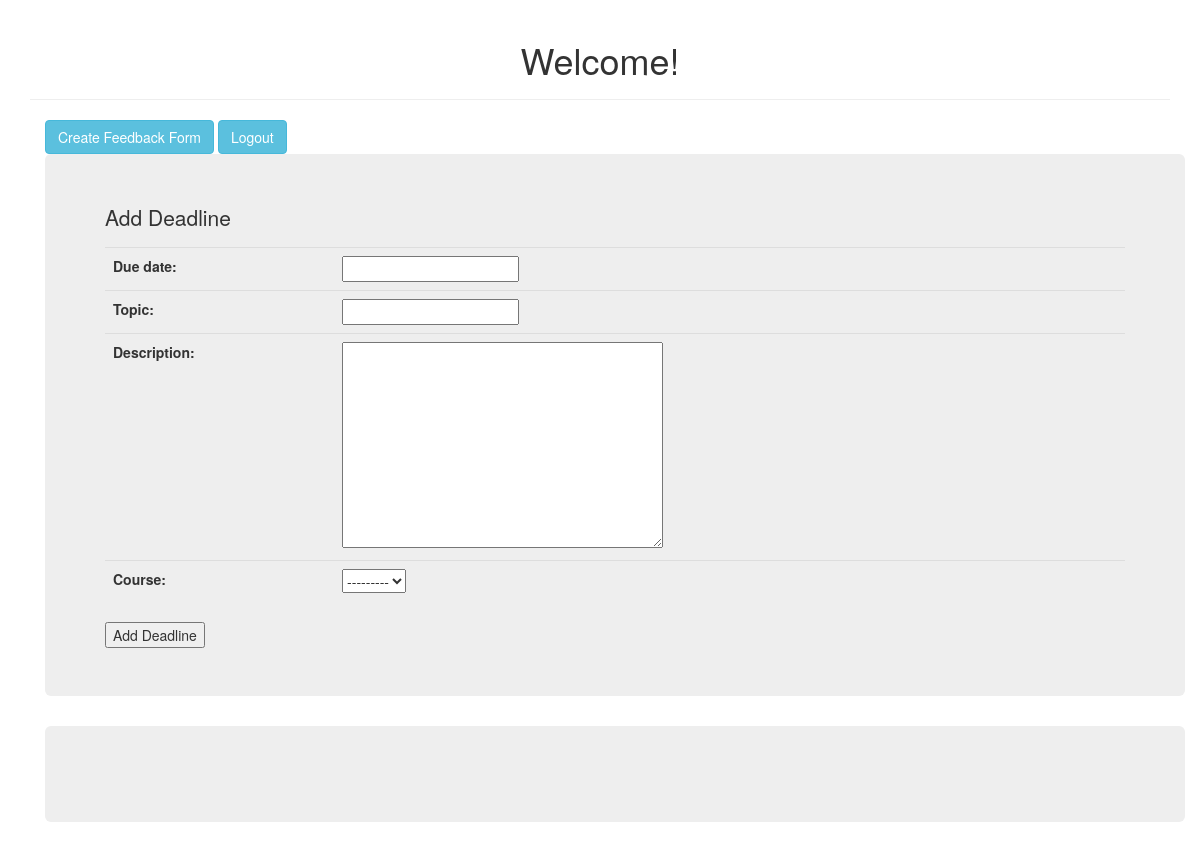
/ (signed in), run on an earlier commit of the app's database.
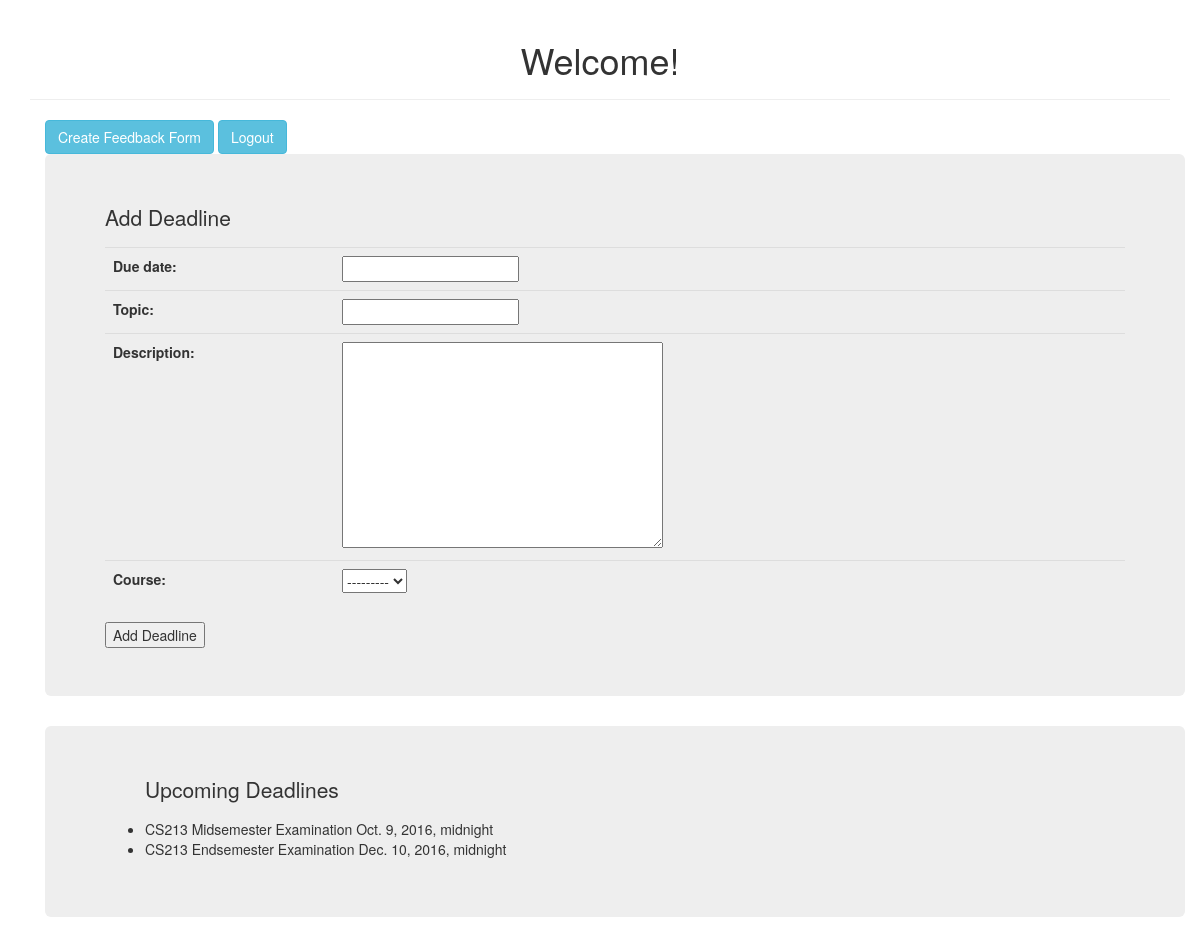
And on a later commit of the database.
### backend/models.py (models this page shows)
class Course(models.Model):
	code = models.CharField(max_length=5)
	name = models.CharField(max_length=30)
	semester = models.CharField(max_length=30)
	instructor = models.ForeignKey(User, on_delete=models.CASCADE)
	midsem_date = models.DateTimeField()
	endsem_date = models.DateTimeField()
	def __str__(self):
		return self.code

class Deadline(models.Model):
	due_date = models.DateTimeField()
	topic = models.CharField(max_length=30)
	description = models.TextField(default="")
	course = models.ForeignKey(Course, on_delete=models.CASCADE)

### backend/views.py (the view)
# urls.py: 2. Add a URL to urlpatterns:  url(r'^$', views.home, name='home')
@login_required(login_url="login/")
def home(request):
	if request.method == 'POST':
		form = DeadlineForm(request.POST, request.FILES)
		deadline = form.save(commit=True)
		deadline.save()
		return HttpResponseRedirect('/')
	else:
		form = DeadlineForm()
		deadlines = Deadline.objects.all()
		courses = Course.objects.all()
		c = {'form':form, 'deadlines':deadlines, 'courses':courses}
		return render(request, 'home.html', c)

### backend/forms.py
class DeadlineForm(forms.ModelForm):
	class Meta:
		model = Deadline
		fields = ['due_date', 'topic', 'description', 'course']

### templates/home.html (shortened to what this page needs)
<!DOCTYPE html>
<html>
<head>
	<link rel="stylesheet" href="https://maxcdn.bootstrapcdn.com/bootstrap/3.3.7/css/bootstrap.min.css">
</head>
<body>
	<div class="container">
			<div class='page-header'>
				<h1 align="center">Welcome!</h1>
			</div>
			<div class="container" >
				<a href="/createfeedbackform" class="btn btn-info" role="button" align="left">Create Feedback Form</a>
				<a href="/logout" class="btn btn-info" role="button" align="right">Logout</a>
			</div>
			<div class="container">
				<div class="jumbotron">
					<p>Add Deadline</p>
					<form method="post" action=".">{% csrf_token %}
						<table class="table table-hover">
							{{ form.as_table }}
						</table>
						<input type="submit" value="Add Deadline">
					</form>
				</div>
			</div>
			<div class="container">
				<div class="jumbotron">
					{% if deadlines %}
						<ul>
						<p>Upcoming Deadlines</p>
						{% for deadline in deadlines %}
							<li> {{deadline.course.code}} {{deadline.topic}} {{deadline.due_date}} </li>
						{% endfor %}
						</ul>
					{% endif %}
				</div>
			</div>
	</div>
</body>
</html>

What changed in the data, as far as the page shows it:
added Deadline: course.code "CS213", topic "Midsemester Examination", due_date "Oct. 9, 2016, midnight"
added Deadline: course.code "CS213", topic "Endsemester Examination", due_date "Dec. 10, 2016, midnight"
Also different on the page:
text now shown: "Upcoming Deadlines"
